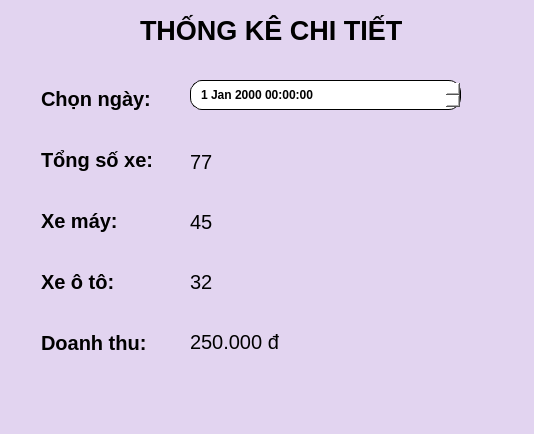
<?xml version="1.0" encoding="UTF-8"?>
<ui version="4.0">
 <class>Dialog</class>
 <widget class="QDialog" name="Dialog">
  <property name="geometry">
   <rect>
    <x>0</x>
    <y>0</y>
    <width>534</width>
    <height>434</height>
   </rect>
  </property>
  <property name="windowTitle">
   <string>Dialog</string>
  </property>
  <property name="styleSheet">
   <string notr="true">background-color: #E2D4F0;     border: 0px solid #8A46D8;     border-radius:12px; </string>
  </property>
  <widget class="QLabel" name="lbl_title">
   <property name="geometry">
    <rect>
     <x>140</x>
     <y>10</y>
     <width>291</width>
     <height>41</height>
    </rect>
   </property>
   <property name="font">
    <font>
     <pointsize>20</pointsize>
     <weight>75</weight>
     <bold>true</bold>
    </font>
   </property>
   <property name="text">
    <string>THỐNG KÊ CHI TIẾT</string>
   </property>
  </widget>
  <widget class="QLabel" name="label">
   <property name="geometry">
    <rect>
     <x>41</x>
     <y>87</y>
     <width>114</width>
     <height>24</height>
    </rect>
   </property>
   <property name="font">
    <font>
     <pointsize>15</pointsize>
     <weight>75</weight>
     <bold>true</bold>
    </font>
   </property>
   <property name="frameShape">
    <enum>QFrame::NoFrame</enum>
   </property>
   <property name="text">
    <string>Chọn ngày:</string>
   </property>
  </widget>
  <widget class="QDateTimeEdit" name="date_select">
   <property name="geometry">
    <rect>
     <x>190</x>
     <y>80</y>
     <width>271</width>
     <height>30</height>
    </rect>
   </property>
   <property name="font">
    <font>
     <weight>75</weight>
     <bold>true</bold>
    </font>
   </property>
   <property name="styleSheet">
    <string notr="true">background-color: #FFFFFF;
    border: 1px solid #000000;
    border-radius: 12px;
    padding: 3px 8px;
    font-weight: bold;
    min-width: 120px;</string>
   </property>
   <property name="maximumTime">
    <time>
     <hour>11</hour>
     <minute>59</minute>
     <second>59</second>
    </time>
   </property>
  </widget>
  <widget class="QLabel" name="label_2">
   <property name="geometry">
    <rect>
     <x>41</x>
     <y>148</y>
     <width>115</width>
     <height>24</height>
    </rect>
   </property>
   <property name="font">
    <font>
     <pointsize>15</pointsize>
     <weight>75</weight>
     <bold>true</bold>
    </font>
   </property>
   <property name="text">
    <string>Tổng số xe:</string>
   </property>
  </widget>
  <widget class="QLabel" name="lbl_tong_xe">
   <property name="geometry">
    <rect>
     <x>190</x>
     <y>150</y>
     <width>22</width>
     <height>24</height>
    </rect>
   </property>
   <property name="font">
    <font>
     <pointsize>15</pointsize>
    </font>
   </property>
   <property name="text">
    <string>77</string>
   </property>
  </widget>
  <widget class="QLabel" name="label_4">
   <property name="geometry">
    <rect>
     <x>41</x>
     <y>209</y>
     <width>82</width>
     <height>24</height>
    </rect>
   </property>
   <property name="font">
    <font>
     <pointsize>15</pointsize>
     <weight>75</weight>
     <bold>true</bold>
    </font>
   </property>
   <property name="text">
    <string>Xe máy:</string>
   </property>
  </widget>
  <widget class="QLabel" name="lbl_xe_may">
   <property name="geometry">
    <rect>
     <x>190</x>
     <y>210</y>
     <width>22</width>
     <height>24</height>
    </rect>
   </property>
   <property name="font">
    <font>
     <pointsize>15</pointsize>
    </font>
   </property>
   <property name="text">
    <string>45</string>
   </property>
  </widget>
  <widget class="QLabel" name="label_6">
   <property name="geometry">
    <rect>
     <x>41</x>
     <y>270</y>
     <width>77</width>
     <height>24</height>
    </rect>
   </property>
   <property name="font">
    <font>
     <pointsize>15</pointsize>
     <weight>75</weight>
     <bold>true</bold>
    </font>
   </property>
   <property name="text">
    <string>Xe ô tô:</string>
   </property>
  </widget>
  <widget class="QLabel" name="lbl_xe_oto">
   <property name="geometry">
    <rect>
     <x>190</x>
     <y>270</y>
     <width>22</width>
     <height>24</height>
    </rect>
   </property>
   <property name="font">
    <font>
     <pointsize>15</pointsize>
    </font>
   </property>
   <property name="text">
    <string>32</string>
   </property>
  </widget>
  <widget class="QLabel" name="label_8">
   <property name="geometry">
    <rect>
     <x>41</x>
     <y>331</y>
     <width>112</width>
     <height>24</height>
    </rect>
   </property>
   <property name="font">
    <font>
     <pointsize>15</pointsize>
     <weight>75</weight>
     <bold>true</bold>
    </font>
   </property>
   <property name="text">
    <string>Doanh thu:</string>
   </property>
  </widget>
  <widget class="QLabel" name="lbl_doanh_thu">
   <property name="geometry">
    <rect>
     <x>190</x>
     <y>330</y>
     <width>89</width>
     <height>24</height>
    </rect>
   </property>
   <property name="font">
    <font>
     <pointsize>15</pointsize>
    </font>
   </property>
   <property name="text">
    <string>250.000 đ</string>
   </property>
  </widget>
 </widget>
 <resources/>
 <connections/>
</ui>
